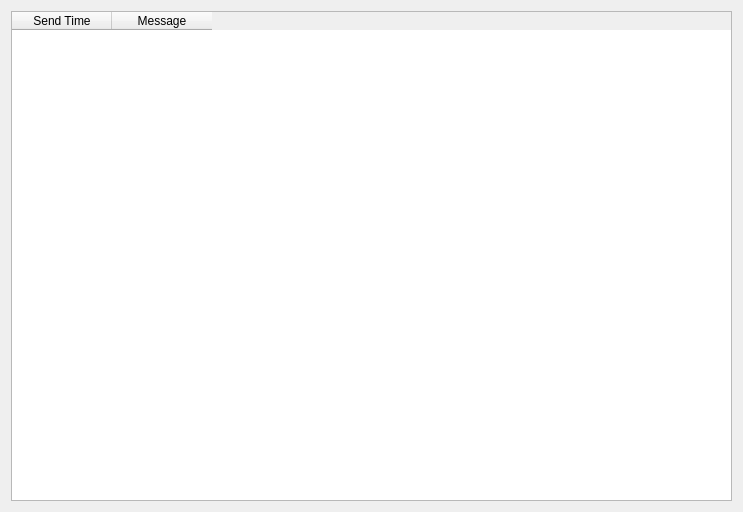
<?xml version="1.0" encoding="UTF-8"?>
<ui version="4.0">
 <class>amHistory</class>
 <widget class="QDialog" name="amHistory">
  <property name="geometry">
   <rect>
    <x>0</x>
    <y>0</y>
    <width>743</width>
    <height>512</height>
   </rect>
  </property>
  <property name="windowTitle">
   <string>Announcement History</string>
  </property>
  <layout class="QGridLayout" name="gridLayout">
   <item row="0" column="0">
    <widget class="QTableWidget" name="tableWidget">
     <column>
      <property name="text">
       <string>Send Time</string>
      </property>
     </column>
     <column>
      <property name="text">
       <string>Message</string>
      </property>
     </column>
    </widget>
   </item>
  </layout>
 </widget>
 <resources/>
 <connections/>
</ui>
